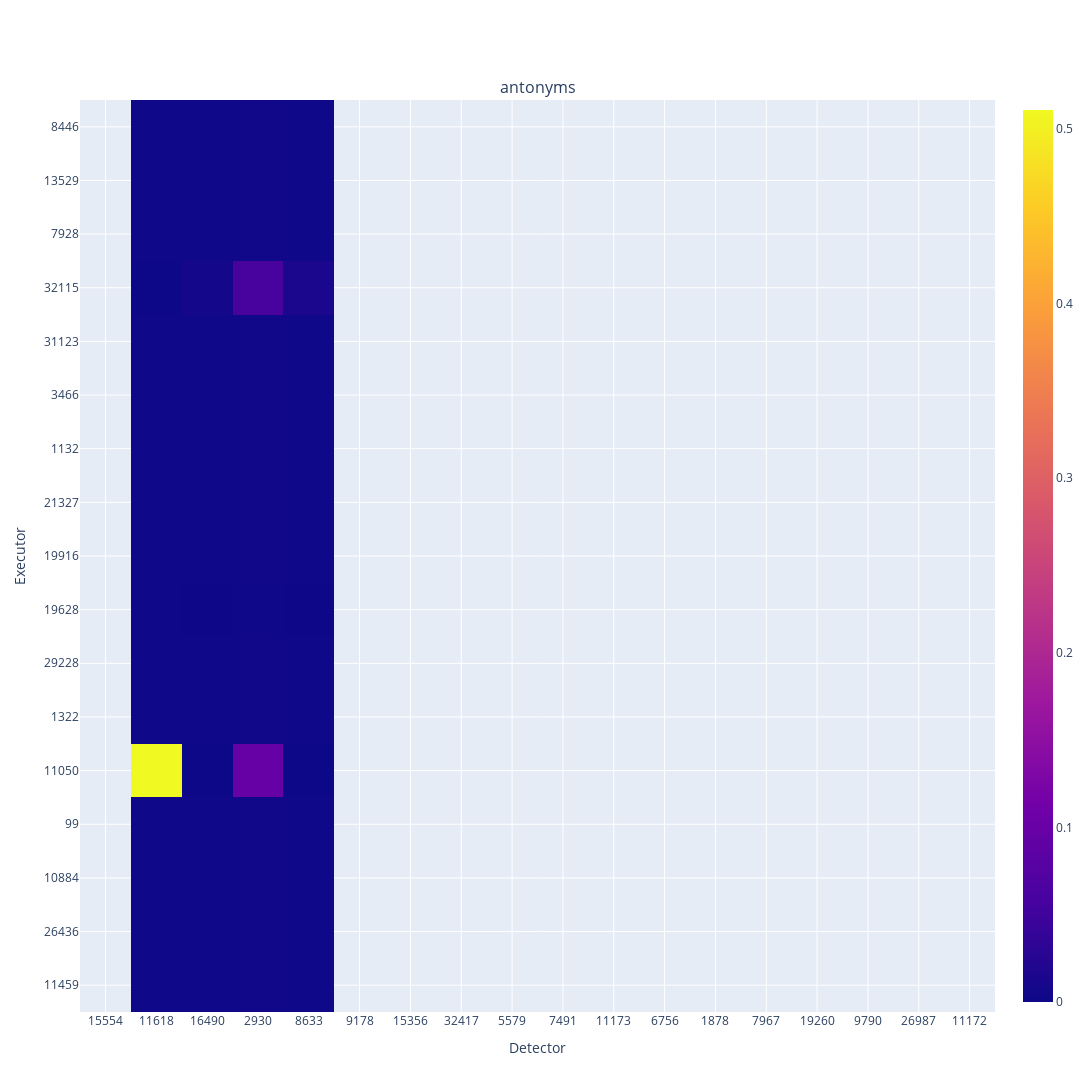

The notebook cell saved with this chart:
### Code cell
import json
    import pandas as pd
    import numpy as np


    with open("micrlhf-progress/attn_results_3.jsonl") as f:
        results = [json.loads(line) for line in f]

    # results = pd.DataFrame(tmp_results)

    all_tasks = results["task"].unique().tolist()
    all_detectors = results["source"].unique().tolist()
    all_executors = results["target"].unique().tolist()

    from plotly.subplots import make_subplots
    import plotly.express as px
    import plotly.graph_objects as go

    side = int(np.ceil(np.sqrt(len(all_tasks))).astype(int))

    print(side)

    fig = make_subplots(rows=side, cols=side, subplot_titles=all_tasks)

    for i, task in enumerate(all_tasks):
        task_results = results[results["task"] == task]
        heatmap = np.zeros((len(all_detectors), len(all_executors)))   

        for j, detector in enumerate(all_detectors):
            for k, executor in enumerate(all_executors):
                entry = task_results[(task_results["source"] == detector) & (task_results["target"] == executor)]
                if len(entry) == 0:
                    heatmap[j, k] = 0
                else:
                    heatmap[j, k] = np.mean(entry["proportions"].values[0])

        fig.add_trace(go.Heatmap(z=heatmap, x=[str(x) for x in all_executors], y=[str(x) for x in all_detectors]),
                    row=i // side + 1, col=i % side + 1)

    # Update axis labels for all subplots
    for row in range(1, side + 1):
        for col in range(1, side + 1):
            fig.update_xaxes(title_text="Detector", row=row, col=col)
            fig.update_yaxes(title_text="Executor", row=row, col=col)

    fig.update_layout(height=1500, width=1500)

### Figure 1 — Plotly figure (JSON) as saved in the notebook; plotly's stock layout.template omitted (floating-point values rounded to 4 significant figures; data arrays with more than 128 entries replaced by an {"elided": "..."} marker saying what was removed)
{"data": [{"type": "heatmap", "x": ["15554", "11618", "16490", "2930", "8633", "9178", "15356", "32417", "5579", "7491", "11173", "6756", "1878", "7967", "19260", "9790", "26987", "11172"], "xaxis": "x", "y": ["11459", "26436", "10884", "99", "11050", "1322", "29228", "19628", "19916", "21327", "1132", "3466", "31123", "32115", "7928", "13529", "8446"], "yaxis": "y", "z": {"elided": "17x18 float values"}}], "layout": {"annotations": [{"font": {"size": 16}, "showarrow": false, "text": "antonyms", "x": 0.5, "xanchor": "center", "xref": "paper", "y": 1, "yanchor": "bottom", "yref": "paper"}], "height": 1500, "width": 1500, "xaxis": {"anchor": "y", "domain": [0, 1], "title": {"text": "Detector"}}, "yaxis": {"anchor": "x", "domain": [0, 1], "title": {"text": "Executor"}}}}
